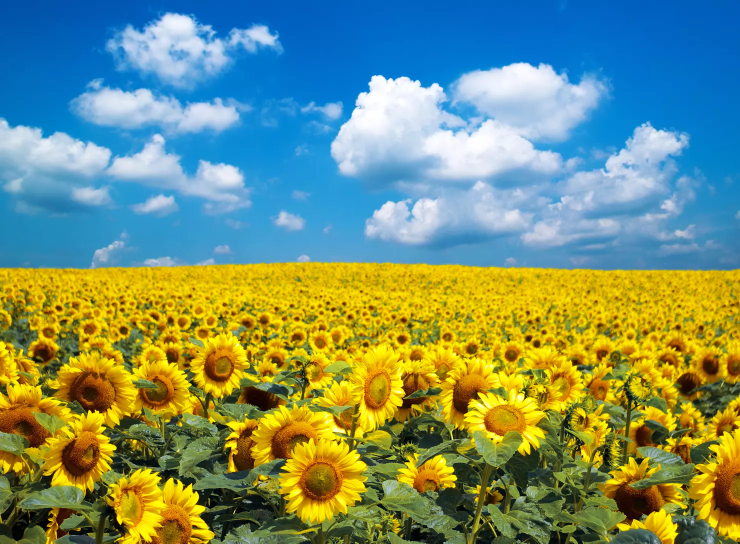
#> input picture Fall_2023/Project1/Exam/Module 1 exam Download Sep 29, 2023 944 AM/258349-1958267 - Amir Marji - Sep 25, 2023 1134 AM/Input.png, 1480 x 1087 px, found by its file name (shown at 1/2 size)
$ jupyter execute --allow-errors module1_examp.ipynb
#> lines starting #> are read from the running program, lines starting #| are printed output that depends on the picture
[cell 1]
#import libraries
import cv2
import numpy as np
import matplotlib.pyplot as plt

[cell 2]
img = cv2.imread('images/Input.png', 1)
#> img is the input picture: shape (1087, 1480, 3); mean B, G, R 112, 144.9, 119.1
img = cv2.cvtColor(img, cv2.COLOR_BGR2RGB)
plt.imshow(img)

[cell 3]
print(img.shape)
#| (1087, 1480, 3)

[cell 4]
hist = cv2.calcHist([img],[0],None,[256],[0,255])
#> hist = 256 values, max 93407 at index 1, min 0 at index 255, mean 6168.8
print(hist.shape)
#| (256, 1)

[cell 5]
# Plot the histogram
plt.plot(hist)
# Limit the range to 0, 255
plt.xlim([0,255])
# Show the plot
plt.show()
#> figure, not shown here; curve peaks at x = 1, y = 93407

[cell 6]
plt.hist(img.ravel(),256,[0,255]); plt.show()
#> after `plt.hist(img.ravel(), 256, [0, 255])`:
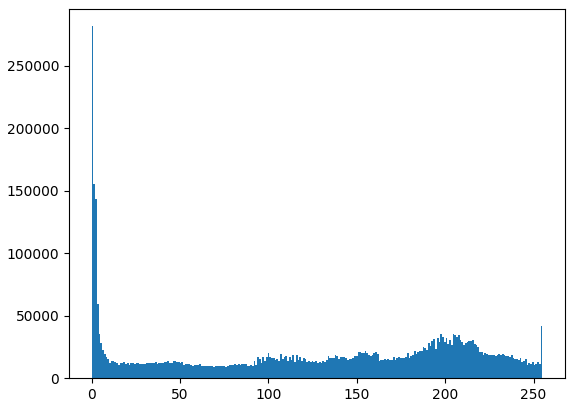
#> figure drawn by matplotlib, 1 panel; tallest bar 281444 high, from x = 0 to 0.996

[cell 7]
# Convert to HSV
img = cv2.cvtColor(img, cv2.COLOR_RGB2HSV)
#> img: shape (1087, 1480, 3); mean H, S, V 66, 190.4, 186.8

# Create a histogram of HSV values.

# Hue
hist = cv2.calcHist([img],[0],None,[256],[0,255])
#> hist = 256 values, max 125442 at index 105, min 0 at index 134, mean 6284.2
# Add histogram to the plot.
plt.plot(hist, color='red')
# Limit the plot range on the x-axis to 256 values.
plt.xlim([0,255])

# Saturation
hist = cv2.calcHist([img],[1],None,[256],[0,255])
#> hist = 256 values, max 146480 at index 254, min 0 at index 255, mean 5188.8
# Add histogram to the plot.
plt.plot(hist, color='green')
# Limit the plot range on the x-axis to 256 values.
plt.xlim([0,255])

# Value
hist = cv2.calcHist([img],[2],None,[256],[0,255])
#> hist = 256 values, max 25858 at index 205, min 0 at index 255, mean 6131.4
# Add histogram to the plot.
plt.plot(hist, color='blue')
# Limit the plot range on the x-axis to 256 values.
plt.xlim([0,255])

# Add a legend
plt.legend(('hue','saturation','value'), loc = 'upper left')

# Plot a histogram.
plt.show()
#> figure, not shown here; curve peaks at x = 105, y = 125442; curve peaks at x = 254, y = 146480; curve peaks at x = 205, y = 25858

[cell 8]
img = cv2.cvtColor(img, cv2.COLOR_HSV2RGB)

# Show the image.
plt.imshow(img)

[cell 9]
img_masked = img[570:1050,100:1400]
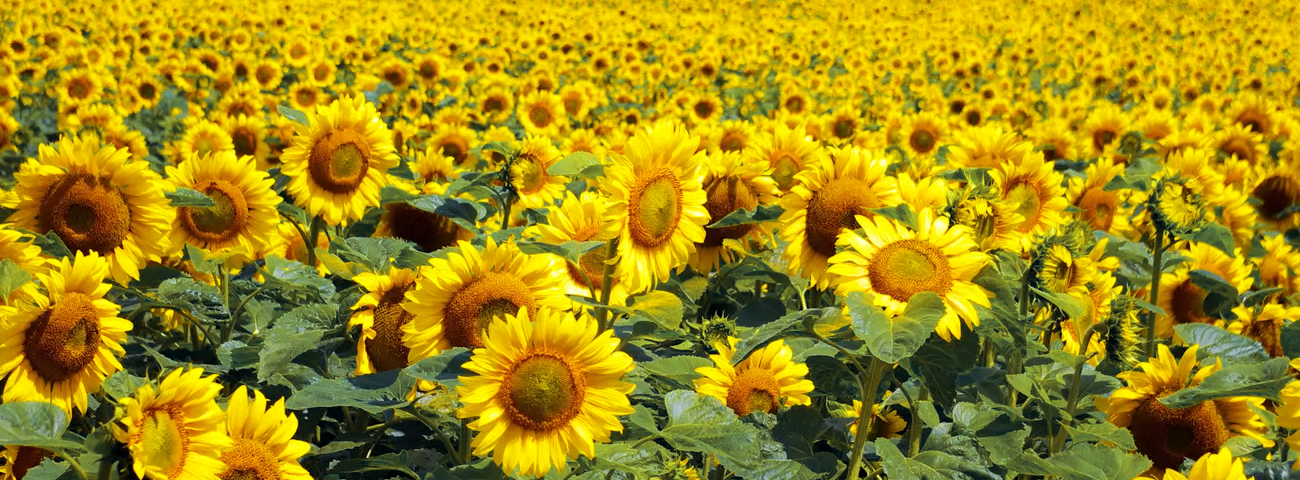
#> img_masked: shape (480, 1300, 3); mean R, G, B 162.7, 139.9, 17.8
plt.imshow(img_masked)

[cell 10]
mask = np.zeros(img.shape[:2], np.uint8)
mask[ 570:1050,100:1400] = 255
print(mask.shape)
plt.imshow(mask, cmap="gray")
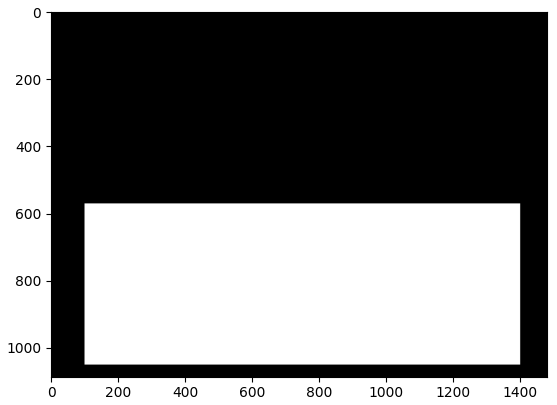
#> figure drawn by matplotlib, 1 panel

[cell 11]
img_masked = img[570:1050,100:1400]

plt.imshow(img_masked)

[cell 12]
# Create a histogram of HSV values.
img_masked = cv2.cvtColor(img_masked, cv2.COLOR_RGB2HSV)
#> img_masked: shape (480, 1300, 3); mean H, S, V 29.5, 214.4, 167.3


# Hue
hist = cv2.calcHist([img_masked],[0],None,[256],[0,255])
#> hist = 256 values, max 57492 at index 26, min 0 at index 112, mean 2437.5
# Add histogram to the plot.
plt.plot(hist, color='red')
# Limit the plot range on the x-axis to 256 values.
plt.xlim([0,255])

# Saturation
hist = cv2.calcHist([img_masked],[1],None,[256],[0,255])
#> hist = 256 values, max 28066 at index 254, min 0 at index 1, mean 1589
# Add histogram to the plot.
plt.plot(hist, color='green')
# Limit the plot range on the x-axis to 256 values.
plt.xlim([0,255])

# Value
hist = cv2.calcHist([img_masked],[2],None,[256],[0,255])
#> hist = 256 values, max 5689 at index 254, min 0 at index 255, mean 2333.8
# Add histogram to the plot.
plt.plot(hist, color='blue')
# Limit the plot range on the x-axis to 256 values.
plt.xlim([0,255])

# Add a legend
plt.legend(('hue','saturation','value'), loc = 'upper left')

# Plot a histogram.
plt.show()
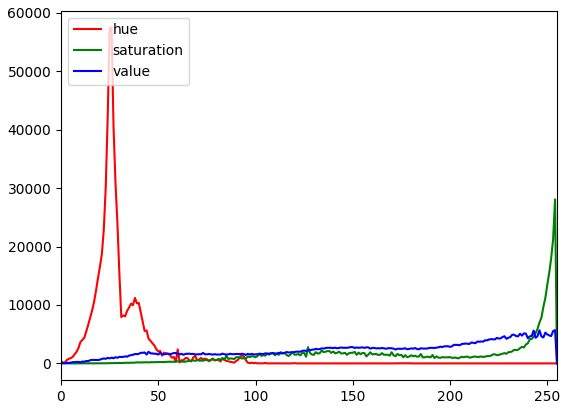
#> figure drawn by matplotlib, 1 panel; curve peaks at x = 26, y = 57492; curve peaks at x = 254, y = 28066; curve peaks at x = 254, y = 5689

[cell 13]
#Create an empty 2D array filled with zeros the same shape as our image.  Notice we are defining the data type as uint8 now!
mask = np.zeros(img.shape[:2], np.uint8)

# Set the masked to white. Remember black is 0 and white is 255 is 8 bit color.

mask[570:1050,100:1400] = 255

# Image shape to confirm it's the same size as our image.
print(mask.shape)

[cell 14]
# Plot mask. Make sure you tell matplotlib that you it only contains gray values.
plt.imshow(mask, cmap="gray")

[cell 15]
img = cv2.cvtColor(img, cv2.COLOR_BGR2RGB)

# The bitwise AND operator ( & ) compares each bit of the first operand to the corresponding bit of the second operand.
# If both bits are 1, the corresponding result bit is set to 1. Otherwise, the corresponding result bit is set to 0.
# First image to compare.  Second image to compare.  Mask to use.
img_masked = cv2.bitwise_and(img, img, mask=mask)
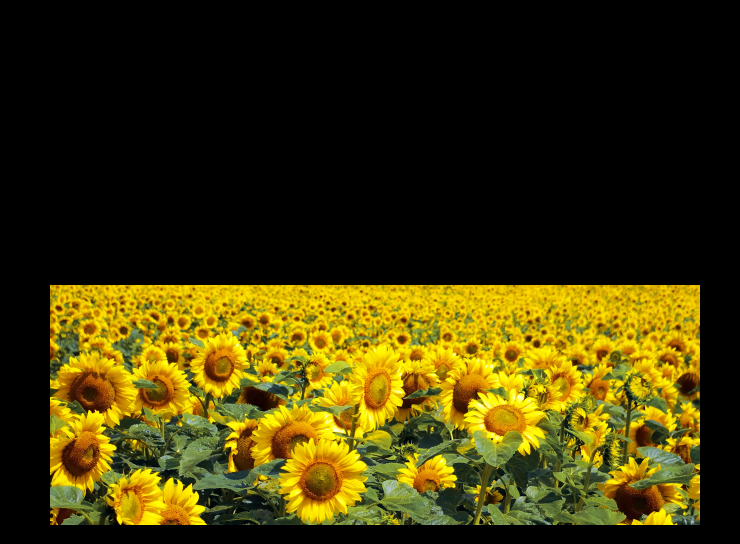
#> img_masked: shape (1087, 1480, 3) (shown at 1/2 size); mean B, G, R 6.9, 54.3, 63.1

# Plot the masked image.
plt.imshow(img_masked)

[cell 16]
#Stepping through the image.

#Save the height and width.
h = img.shape[0]
#> h = 1087
w = img.shape[1]
#> w = 1480
d = img.shape[2]
#> d = 3

#A counting variable so we can keep track how many values we have.
count = 0

#Let's step through each pixel

#For each row in our grid. y = row
for y in range(0,h):
    #Search each pixel in the row. x = pixel
    for x in range(0,w):
       count+=1
#> after the loop, count = 1608760

#Print the total number of pixels. 200x200 = 40000
print(count)
#| 1608760

#Reintialize the counting variable
count = 0

#Let's step through each RBG value.

#For each row in our grid. y = row
for y in range(0,h):
    #Search each pixel in the row. x = pixel
    for x in range(0,w):
        #Search each RGB value.
        for z in range(0,d):
             count+=1
#> after the loop, count = 4826280

#Print the total number of RGB values. 200x200x3 = 120000
print(count)
#| 4826280

[cell 17]
#Let's turn the black pixels red to show there location.
import copy

#Let's save a copy of the image.
imgRed = copy.deepcopy(img)

#Save the RGB value for red.
red = np.array([255,0,0])

#For each row in our grid.
#> (the rest of this cell did not finish here and is left out)

[cell 18]
#Let's turn our image grayscale.

#Let's copy our image
imgGrey = copy.deepcopy(img)


#For each row in our grid.
for y in range(0,h):
    #Search each pixel in the row
    for x in range(0,w):

        #Converting the color image to greyscale.  Average method.  Divide R,G,B values by 3 and sum them.
        imgGrey[y,x,0] = img[y,x,0]/3 + img[y,x,1]/3 + img[y,x,2]/3
        imgGrey[y,x,1] = img[y,x,0]/3 + img[y,x,1]/3 + img[y,x,2]/3
        imgGrey[y,x,2] = img[y,x,0]/3 + img[y,x,1]/3 + img[y,x,2]/3
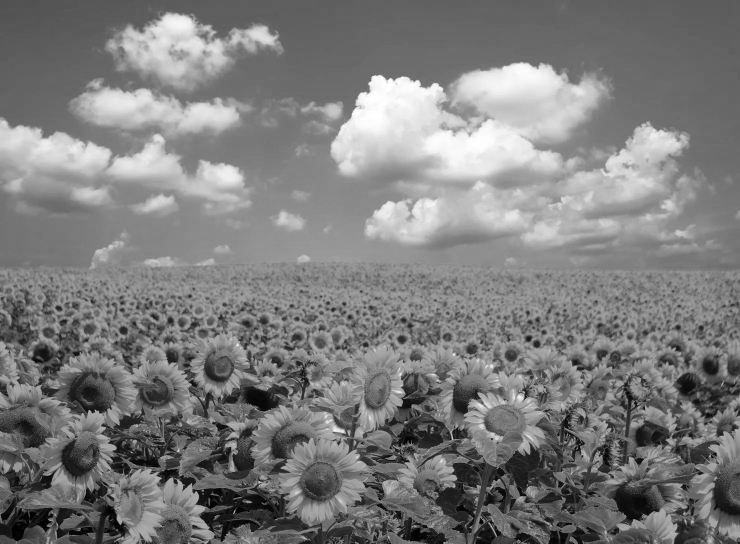
#> imgGrey: shape (1087, 1480, 3) (shown at 1/2 size); min 0, max 255, mean 124.7


#Combine the greyscale and the original image so they can be displayed at the same time.  axis=0 for vertical axis=1 for horizontal alignment.
imgTwo = np.concatenate((img, imgGrey), axis=1)
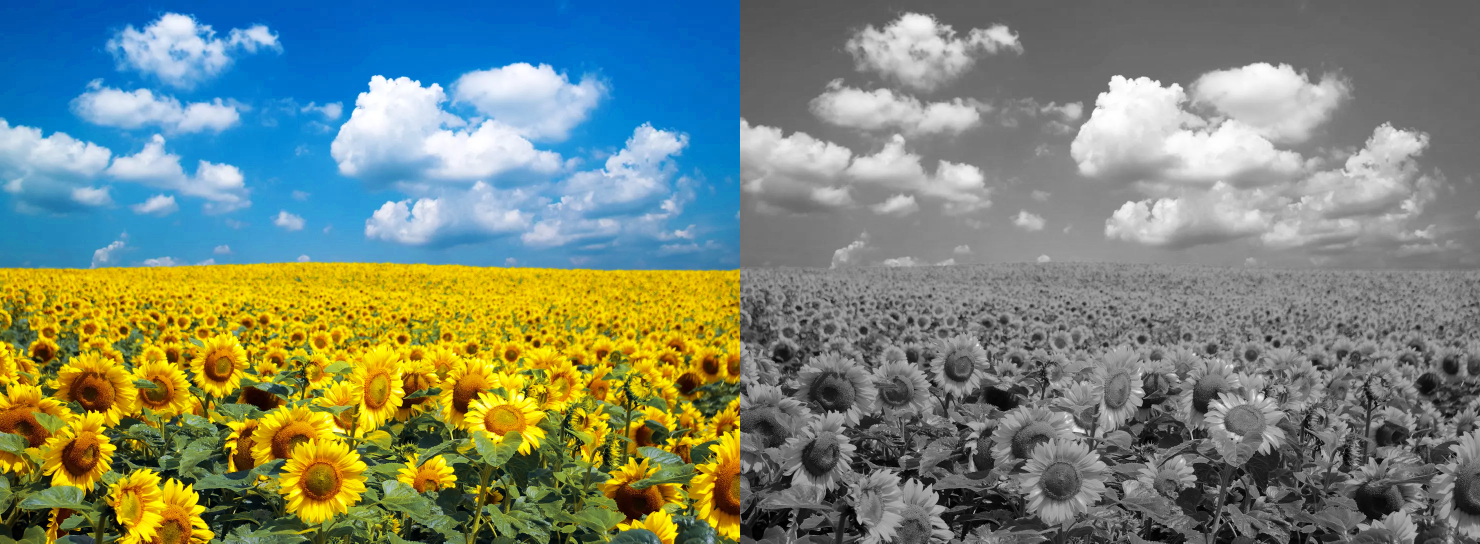
#> imgTwo: shape (1087, 2960, 3) (shown at 1/2 size); mean B, G, R 118.2, 134.6, 121.7

#Draw the image.  Use matplotlib while using a python notebook.
plt.imshow(imgTwo)

[cell 19]
#Now the OpenCv way to covert to grayscale.

#Convert all the pixels to greyscale values
imgOcvGrey = cv2.cvtColor(img, cv2.COLOR_BGR2GRAY)
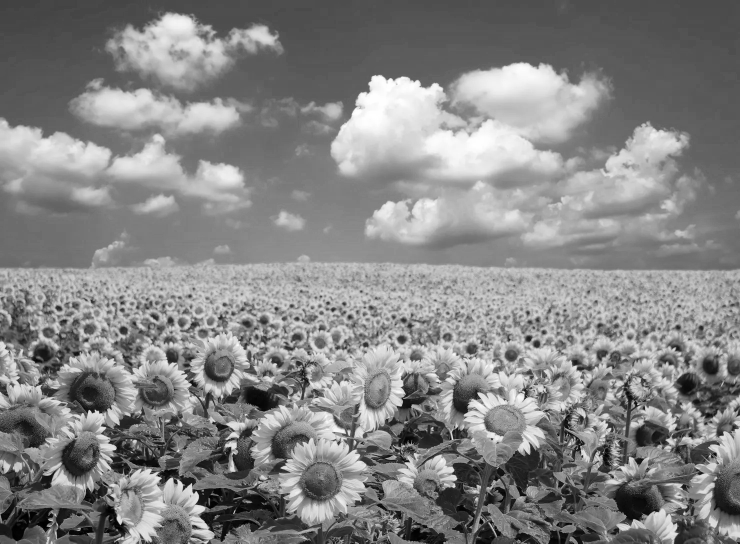
#> imgOcvGrey: shape (1087, 1480) (shown at 1/2 size); min 0, max 255, mean 133.1

#Convert back to RGB to display with plt
imgOcvGrey = cv2.cvtColor(imgOcvGrey, cv2.COLOR_BGR2RGB)
#> imgOcvGrey: shape (1087, 1480, 3)

plt.imshow(imgOcvGrey)

[cell 20]
#Threshold filter on our image.

#Save the height, width, and channel depth.
h = img.shape[0]
w = img.shape[1]
d = img.shape[2]

#Let's copy our image and create a blank image array to store our threshold.
imgGrey = copy.deepcopy(img)
imgThres = np.zeros((img.shape[0],img.shape[1],img.shape[2]), dtype=np.uint8)

#For each row in our grid.
#> (the rest of this cell did not finish here and is left out)

[cell 21]
# OpenCv Threshold filter

th, imgOcvThres = cv2.threshold(imgGrey, 100, 255, cv2.THRESH_BINARY);
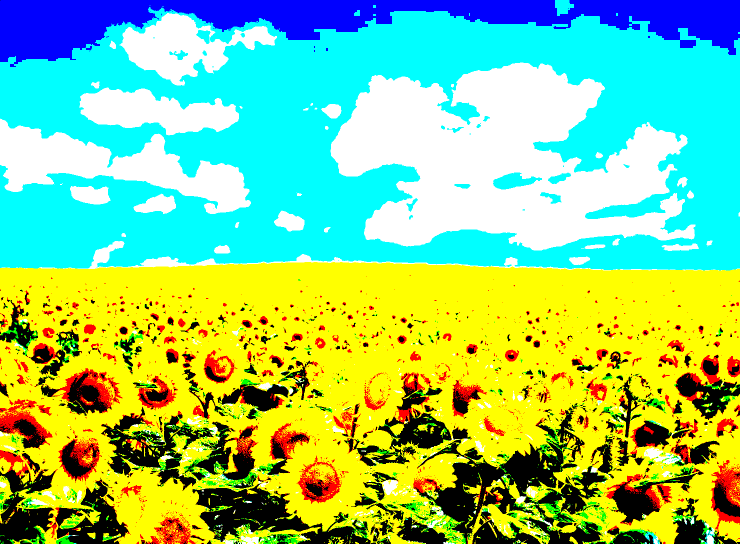
#> imgOcvThres: shape (1087, 1480, 3) (shown at 1/2 size); mean B, G, R 127.4, 204.1, 139.6
#> imgGrey: shape (1087, 1480, 3); mean B, G, R 111.7, 144.5, 118.7
plt.imshow(imgOcvThres)

[cell 22]
img = cv2.cvtColor(img, cv2.COLOR_BGR2RGB)

# The bitwise AND operator ( & ) compares each bit of the first operand to the corresponding bit of the second operand.
# If both bits are 1, the corresponding result bit is set to 1. Otherwise, the corresponding result bit is set to 0.
# First image to compare.  Second image to compare.  Mask to use.
img_masked = cv2.bitwise_and(img, imgOcvThres, mask=mask)
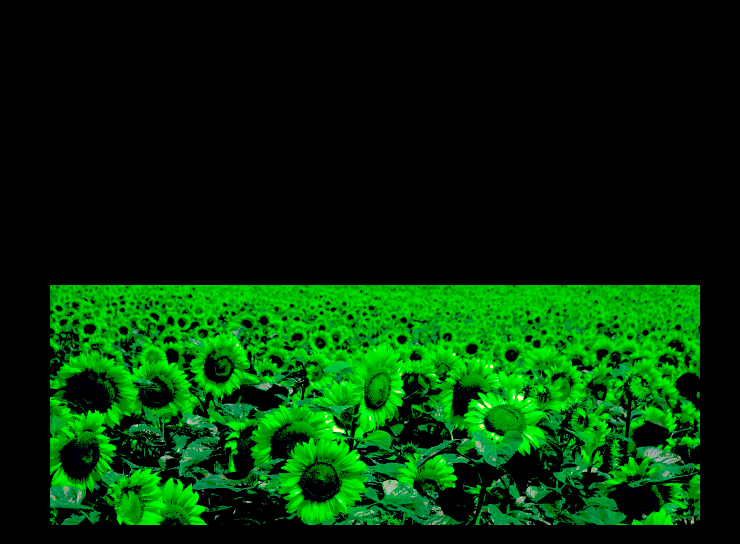
#> img_masked: shape (1087, 1480, 3) (shown at 1/2 size); mean R, G, B 1.1, 48.1, 4.6

# Plot the masked image.
plt.imshow(img_masked)
